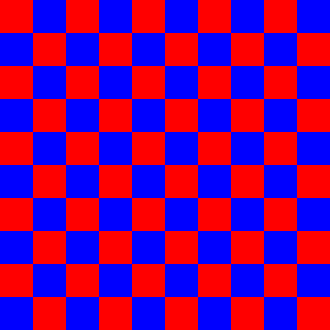
Frame 1 (no input)
Frame 60 (no input): identical to frame 1, image omitted
Frame 120 (the mouse pressed at the canvas centre since frame 60): identical to frame 1, image omitted

The p5.js sketch that drew this single still picture (run headless with seeded random() and noise() and a simulated clock; from frame 60 on, the mouse is pressed at the canvas centre):

// p5.js sketch
// ── sketch.js
const totalRows = 10;
const totalCols = 10;
const unit = 33;

function setup() {
  createCanvas(totalCols * unit, totalRows * unit);
  background(220);
  noStroke();

  // double boucle
  for (let row = 0; row < totalRows; row++) {
    for (let col = 0; col < totalCols; col++) {
      let sum = col + row;
      if (sum % 2 == 0) { fill(255, 0, 0); }
      else { fill(0, 0, 255); }
      square(col * unit, row * unit, unit);
    }
  }
}

function draw() {}
